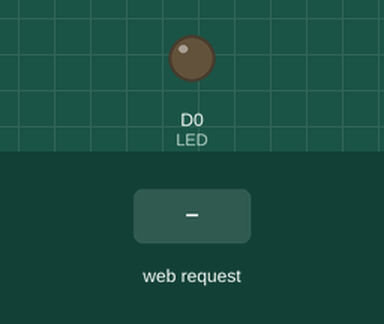
Bench run of a sketch on a simulated ESP8266 (NodeMCU). On the bench: output pins drawn as LEDs (lit = HIGH). The inputs (shaded band) are chosen by the test bench. WiFi joins after 1.5 s; servers stay silent unless stated; what the sketch prints to the serial monitor is not drawn.

Above: at 2.7 s.
2.8 s: HTTP request GET /led_set?state=1 received
At 3.9 s:
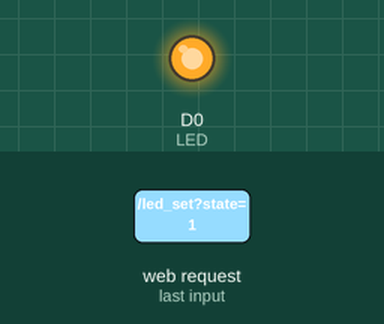
4.3 s: HTTP request GET /led_set received
At 5.1 s:
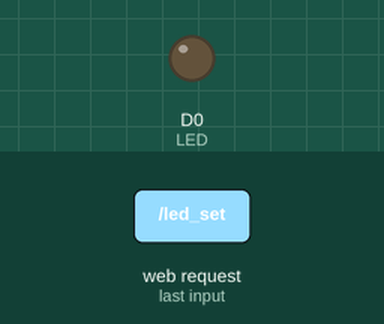
Timing chart, 0 to 7.3 s (numbered marks = the images above; inputs shaded):
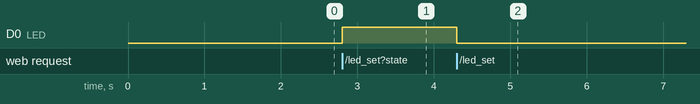

Measured:
- after the input at 2.8 s, D0 (LED): LOW → HIGH at once
- after the input at 4.3 s, D0 (LED): HIGH → LOW at once

The sketch:

AJAX-WEB-NODEMCU.ino
```cpp
#include <ESP8266WiFi.h>
#include <WiFiClient.h>
#include <ESP8266WebServer.h>
#include "index.h"
#define LED D0

const char* ssid = "WiFi Name";
const char* password = "Password";
ESP8266WebServer server(80);
void handleRoot(){
 String s = webpage;
 server.send(200, "text/html", s);
}

void setup(void){
  Serial.begin(115200);
  WiFi.begin(ssid, password);
  Serial.println("");
  pinMode(LED,OUTPUT);

  while (WiFi.status() != WL_CONNECTED){
    Serial.print(".");
  }
  Serial.println("");
  Serial.print("Connected to ");
  Serial.println(ssid);
  Serial.print("IP address: ");
  Serial.println(WiFi.localIP());
  server.on("/", handleRoot);
  server.on("/led_set", led_control);
  server.on("/adcread", sensor_data);
  server.begin();
}

void loop(void){
  server.handleClient();
}

void sensor_data(){
 int a = analogRead(A0);
 int temp= a/4.35;
 String sensor_value = String(temp);
 server.send(200, "text/plane", sensor_value);
}

void led_control(){
 String state = "OFF";
 String act_state = server.arg("state");
 if(act_state == "1"){
  digitalWrite(LED,HIGH); //LED ON
  state = "ON";
 }
 else{
  digitalWrite(LED,LOW); //LED OFF
  state = "OFF";
 }

 server.send(200, "text/plane", state);
}
```

index.h
```cpp
const char webpage[] PROGMEM = R"=====(
<!DOCTYPE html>
<html>
<style type="text/css">
.button {
  background-color: #4CAF50; /* Green */
  border: none;
  color: white;
  padding: 15px 32px;
  text-align: center;
  text-decoration: none;
  display: inline-block;
  font-size: 16px;
}
.divsize{
  width: 600px;
  height: 300px;
  background-color: #8ae18d;
}
</style>
<script src="https://cdn.jsdelivr.net/npm/chart.js"></script>
<body style="background-color: #f9e79f ">
<center>
<div>
<h1>AJAX BASED ESP8266 WEBSERVER</h1>
  <button class="button" onclick="send(1)">LED ON</button>
  <button class="button" onclick="send(0)">LED OFF</button><BR>
</div>
 <br>
<div><h2>
  Temp(C): <span id="adc_val">0</span><br><br>
  LED State: <span id="state">NA</span>
</h2>
</div>
<br>
<br>
Input: <input type="submit" value="Click" onclick="clickme()">
<br>
<br>
<div class="divsize">
<canvas id="myChart"></canvas>
</div>
</center>
<script>
function send(led_sts)
{
  var xhttp = new XMLHttpRequest();
  xhttp.onreadystatechange = function() {
    if (this.readyState == 4 && this.status == 200) {
      document.getElementById("state").innerHTML = this.responseText;
    }
  };
  xhttp.open("GET", "led_set?state="+led_sts, true);
  xhttp.send();
}
setInterval(function()
{
  getData();
}, 2000);
var a = [0, 0, 0, 0, 0, 0];
function getData() {
  var xhttp = new XMLHttpRequest();
  xhttp.onreadystatechange = function() {
    if (this.readyState == 4 && this.status == 200) {
      document.getElementById("adc_val").innerHTML = this.responseText;
      console.log(a);
      a.unshift(this.responseText);
      console.log(a);
      a.pop();
      console.log(a);
      myChart.data.datasets[0].data = a;
      myChart.update();
    }
  };
  xhttp.open("GET", "adcread", true);
  xhttp.send();
}
</script>
<script>
  function clickme(){
    console.log(a);
    a.unshift(15);
    console.log(a);
    a.pop();
    console.log(a);
    myChart.data.datasets[0].data = a;
    myChart.update();
  }
</script>
<script>
const ctx = document.getElementById('myChart').getContext('2d');
const myChart = new Chart(ctx, {
    type: 'line',
    data: {
        labels: ['Red', 'Blue', 'Yellow', 'Green', 'Purple', 'Orange'],
        datasets: [{
            label: '#Temperature',
            data: [12, 19, 3, 5, 2, 3],
            backgroundColor: [
                'rgba(255, 99, 132, 0.2)',
                'rgba(54, 162, 235, 0.2)',
                'rgba(255, 206, 86, 0.2)',
                'rgba(75, 192, 192, 0.2)',
                'rgba(153, 102, 255, 0.2)',
                'rgba(255, 159, 64, 0.2)'
            ],
            borderColor: [
                'rgba(255, 99, 132, 1)',
                'rgba(54, 162, 235, 1)',
                'rgba(255, 206, 86, 1)',
                'rgba(75, 192, 192, 1)',
                'rgba(153, 102, 255, 1)',
                'rgba(255, 159, 64, 1)'
            ],
            borderWidth: 3
        }]
    },
    options: {
        scales: {
            y: {
                beginAtZero: true
            }
        }
    }
});
</script>
</body>
</html>
)=====";
```
